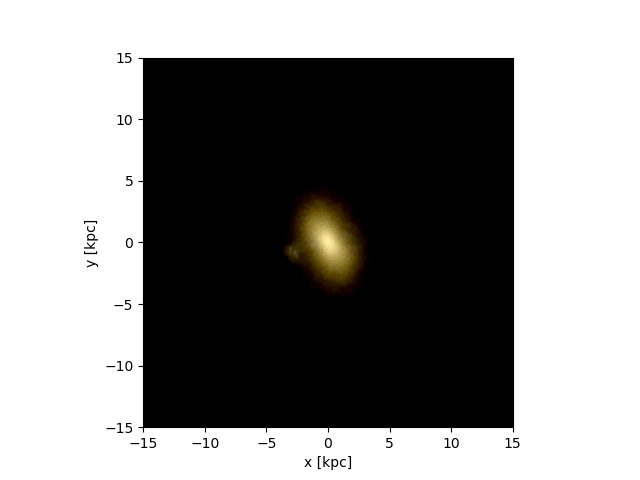

Generate this figure with Python:
#pynbody tutorial: multiband image
import pynbody
import pynbody.plot.sph as sph
import matplotlib.pylab as plt

#loading snapshot
s=pynbody.load('/mnt/data0/jillian/gguaman/cosmo25p.768sg1bwK1BHe75.008192')

#setting to physical units
s.physical_units()

#centering halo
pynbody.analysis.angmom.sideon(s)

#creating image using default bands(i,v,u)
pynbody.plot.stars.render(s,width='30 kpc')

#plt.show()
plt.savefig("galaxy109_stars.png")
